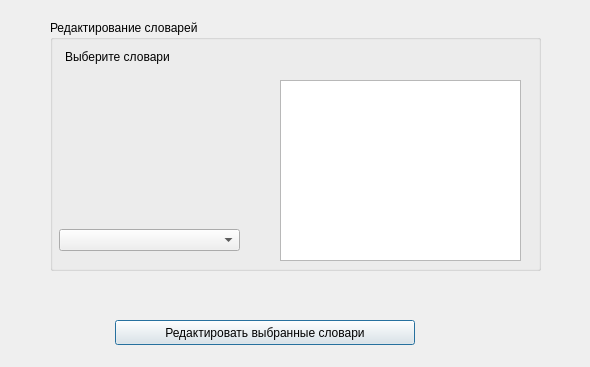
<?xml version="1.0" encoding="UTF-8"?>
<ui version="4.0">
 <class>DictEditWindow</class>
 <widget class="QDialog" name="DictEditWindow">
  <property name="geometry">
   <rect>
    <x>0</x>
    <y>0</y>
    <width>590</width>
    <height>367</height>
   </rect>
  </property>
  <property name="sizePolicy">
   <sizepolicy hsizetype="Preferred" vsizetype="Preferred">
    <horstretch>0</horstretch>
    <verstretch>0</verstretch>
   </sizepolicy>
  </property>
  <property name="minimumSize">
   <size>
    <width>590</width>
    <height>367</height>
   </size>
  </property>
  <property name="maximumSize">
   <size>
    <width>590</width>
    <height>367</height>
   </size>
  </property>
  <property name="windowTitle">
   <string>diskFind</string>
  </property>
  <widget class="QGroupBox" name="groupBox">
   <property name="geometry">
    <rect>
     <x>50</x>
     <y>20</y>
     <width>491</width>
     <height>251</height>
    </rect>
   </property>
   <property name="title">
    <string>Редактирование словарей</string>
   </property>
   <widget class="QWidget" name="widget" native="true">
    <property name="geometry">
     <rect>
      <x>230</x>
      <y>30</y>
      <width>241</width>
      <height>211</height>
     </rect>
    </property>
    <widget class="QWidget" name="formLayoutWidget">
     <property name="geometry">
      <rect>
       <x>0</x>
       <y>0</y>
       <width>191</width>
       <height>21</height>
      </rect>
     </property>
     <layout class="QFormLayout" name="formLayout">
      <item row="0" column="1">
       <widget class="QLabel" name="curDictName">
        <property name="text">
         <string/>
        </property>
       </widget>
      </item>
     </layout>
    </widget>
    <widget class="QListWidget" name="wordsList">
     <property name="geometry">
      <rect>
       <x>0</x>
       <y>30</y>
       <width>241</width>
       <height>181</height>
      </rect>
     </property>
    </widget>
   </widget>
   <widget class="QWidget" name="formLayoutWidget_2">
    <property name="geometry">
     <rect>
      <x>9</x>
      <y>30</y>
      <width>181</width>
      <height>201</height>
     </rect>
    </property>
    <layout class="QFormLayout" name="formLayout_2">
     <item row="0" column="1">
      <widget class="QLabel" name="label_3">
       <property name="text">
        <string>Выберите словари</string>
       </property>
      </widget>
     </item>
     <item row="2" column="0" colspan="2">
      <widget class="CheckBoxList" name="cbxDictionary"/>
     </item>
     <item row="1" column="1">
      <spacer name="verticalSpacer">
       <property name="orientation">
        <enum>Qt::Vertical</enum>
       </property>
       <property name="sizeHint" stdset="0">
        <size>
         <width>20</width>
         <height>5</height>
        </size>
       </property>
      </spacer>
     </item>
    </layout>
   </widget>
  </widget>
  <widget class="QPushButton" name="pushButton">
   <property name="geometry">
    <rect>
     <x>115</x>
     <y>320</y>
     <width>300</width>
     <height>25</height>
    </rect>
   </property>
   <property name="text">
    <string>Редактировать выбранные словари</string>
   </property>
  </widget>
 </widget>
 <customwidgets>
  <customwidget>
   <class>CheckBoxList</class>
   <extends>QComboBox</extends>
   <header location="global">checkboxlist.h</header>
  </customwidget>
 </customwidgets>
 <resources/>
 <connections/>
</ui>
